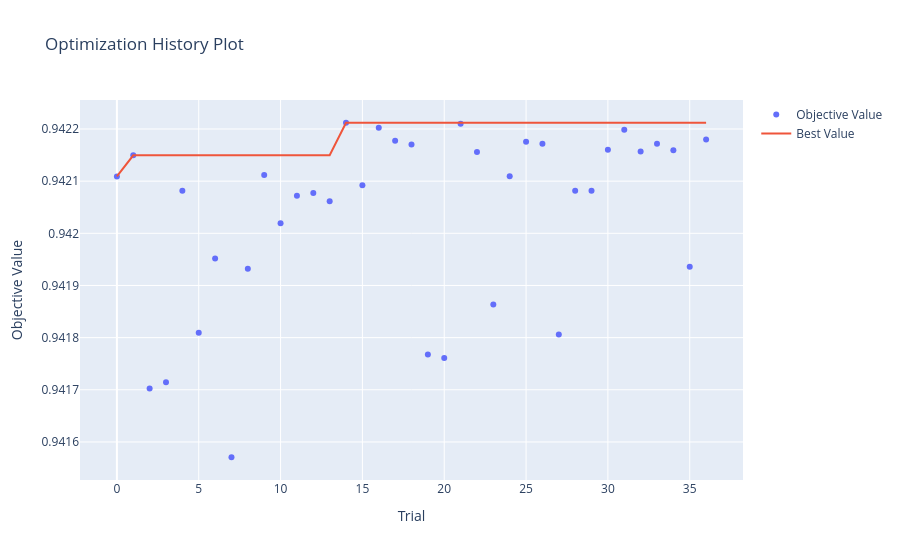

Notebook code cell kept with this figure:
### Code cell
try:
    fig = optuna.visualization.plot_optimization_history(study)
    fig.show()
except NameError:
    print("Optuna wasn't run")

### Figure 1 — Plotly figure (JSON) as saved in the notebook; plotly's stock layout.template omitted (floating-point values rounded to 4 significant figures)
{"data": [{"mode": "markers", "name": "Objective Value", "type": "scatter", "x": [0, 1, 2, 3, 4, 5, 6, 7, 8, 9, 10, 11, 12, 13, 14, 15, 16, 17, 18, 19, 20, 21, 22, 23, 24, 25, 26, 27, 28, 29, 30, 31, 32, 33, 34, 35, 36], "y": [0.9421, 0.9421, 0.9417, 0.9417, 0.9421, 0.9418, 0.942, 0.9416, 0.9419, 0.9421, 0.942, 0.9421, 0.9421, 0.9421, 0.9422, 0.9421, 0.9422, 0.9422, 0.9422, 0.9418, 0.9418, 0.9422, 0.9422, 0.9419, 0.9421, 0.9422, 0.9422, 0.9418, 0.9421, 0.9421, 0.9422, 0.9422, 0.9422, 0.9422, 0.9422, 0.9419, 0.9422]}, {"mode": "lines", "name": "Best Value", "type": "scatter", "x": [0, 1, 2, 3, 4, 5, 6, 7, 8, 9, 10, 11, 12, 13, 14, 15, 16, 17, 18, 19, 20, 21, 22, 23, 24, 25, 26, 27, 28, 29, 30, 31, 32, 33, 34, 35, 36], "y": [0.9421, 0.9421, 0.9421, 0.9421, 0.9421, 0.9421, 0.9421, 0.9421, 0.9421, 0.9421, 0.9421, 0.9421, 0.9421, 0.9421, 0.9422, 0.9422, 0.9422, 0.9422, 0.9422, 0.9422, 0.9422, 0.9422, 0.9422, 0.9422, 0.9422, 0.9422, 0.9422, 0.9422, 0.9422, 0.9422, 0.9422, 0.9422, 0.9422, 0.9422, 0.9422, 0.9422, 0.9422]}, {"marker": {"color": "#cccccc"}, "mode": "markers", "name": "Infeasible Trial", "showlegend": false, "type": "scatter", "x": [], "y": []}], "layout": {"title": {"text": "Optimization History Plot"}, "xaxis": {"title": {"text": "Trial"}}, "yaxis": {"title": {"text": "Objective Value"}}}}
